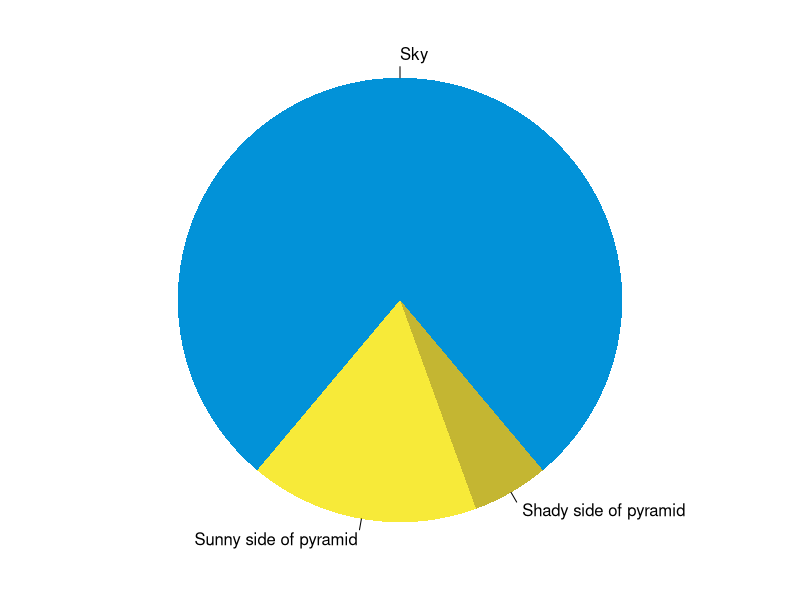
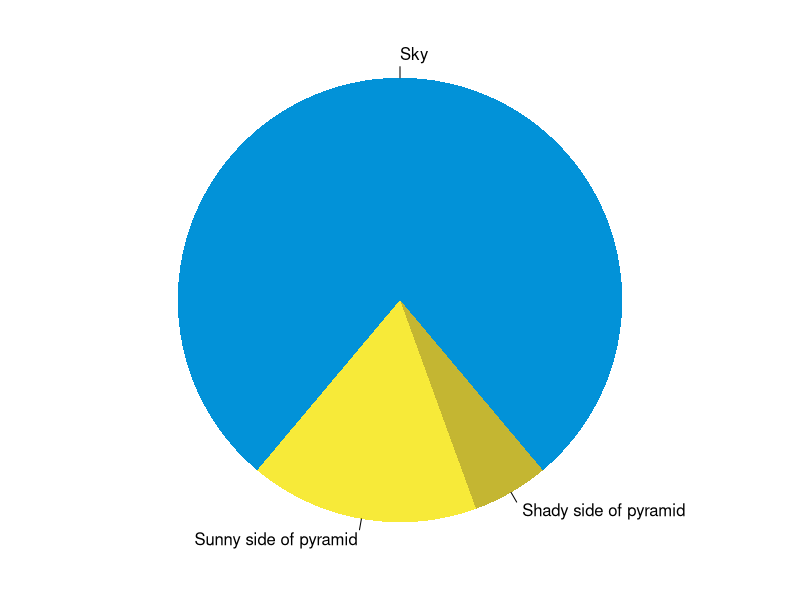

Here is the R script that generated these plots, in order:
## ---- chunk 1
knitr::opts_chunk$set(collapse = TRUE)
## ---- chunk 2
summary(cars)
fit <- lm(dist ~ speed, data = cars)
fit
## ---- chunk 3
par(mar = c(0, 1, 0, 1))
pie(
  c(280, 60, 20),
  c('Sky', 'Sunny side of pyramid', 'Shady side of pyramid'),
  col = c('#0292D8', '#F7EA39', '#C4B632'),
  init.angle = -50, border = NA
)
## ---- chunk 4
par(mar = c(0, 1, 0, 1))
pie(
  c(280, 60, 20),
  c('Sky', 'Sunny side of pyramid', 'Shady side of pyramid'),
  col = c('#0292D8', '#F7EA39', '#C4B632'),
  init.angle = -50, border = NA
)
